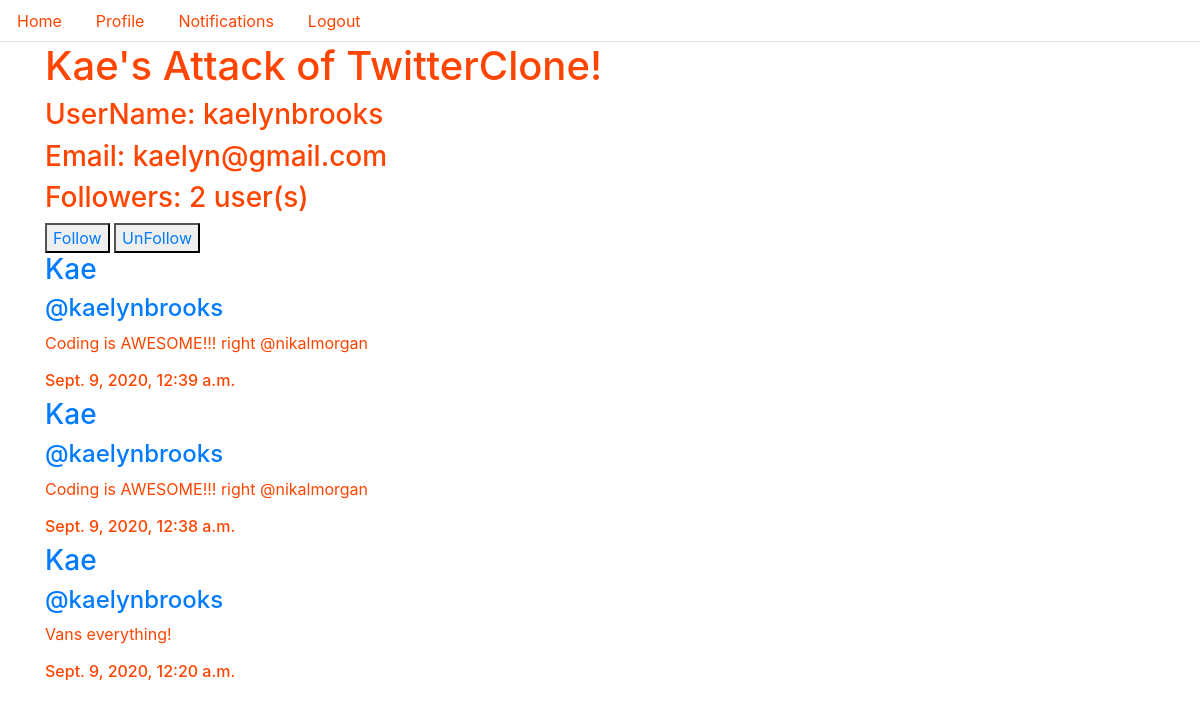
Page /profile/kaelynbrooks/ (signed in) on the committed database.
### twitteruser/models.py (models this page shows, shortened)
class TwitterUser(AbstractUser):
    display_name = models.CharField(max_length=120, blank=True, null=True)
    followers = models.ManyToManyField('self', symmetrical=False, blank=True)
    REQUIRED_FIELDS = ['display_name', 'first_name', 'last_name', 'email']

### tweet/models.py (models this page shows, shortened)
class Tweet(models.Model):
    body = models.CharField(max_length=140)
    madeBy = models.ForeignKey(TwitterUser, on_delete=models.CASCADE)
    date = models.DateTimeField(default=timezone.now)

### twitteruser/views.py (the view)
# urls.py: path('profile/<str:username>/', twitteruserviews.user_detail, name='profile'),
def user_detail(request, username):
    current_user = TwitterUser.objects.filter(username=username).first()
    tweets = Tweet.objects.filter(
        madeBy=current_user).order_by('-date')
    if current_user.is_authenticated:
        followers = request.user.followers.all()
    else:
        followers = []
    return render(request, 'user_detail.html', {"current_user": current_user, "tweets": tweets, "followers": followers})

### templates/user_detail.html (shortened to what this page needs)
<!DOCTYPE html>
<html lang="en">
<head>
    <link rel="stylesheet" href="https://stackpath.bootstrapcdn.com/bootstrap/4.5.1/css/bootstrap.min.css"
>
</head>
<body>
    <ul class="nav nav-tabs" style="color: orangered;">
        {% if request.user.is_authenticated %}
        <li class="nav-item">
            <a class="nav-link {{index}}" href="/home/" style="color: orangered;">Home</a>
        </li>
        <li class="nav-item">
            <a class="nav-link" href="/profile/{{request.user.username}}/" style="color: orangered;">Profile</a>
        </li>
        <li class="nav-item">
            <a class="nav-link" href="/notification/" style="color: orangered;">Notifications</a>
        </li>
        <li class="nav-item">
            <a class="nav-link " href="/logout/" style="color: orangered;">Logout</a>
        </li>
        {% endif %}
    </ul>
    <div class="container" style="color: orangered;">
        <h1>  {{ current_user.display_name }}'s Attack of TwitterClone!</h1>
        <h3>UserName: {{ current_user.username }}</h3>
        <h3>Email: {{ current_user.email }}</h3>
        <h3>Followers: {{ current_user.followers.count }} user(s)</h3>
        {% if request.user.is_authenticated and request.user != current_user%}
        <button><a href="/follow/{{ current_user.username }}/">Follow</a></button>
        <button><a href="/unfollow/{{ current_user.username }}/">UnFollow</a></button>
        {% endif %}
        <div>
            {% for tweet in tweets%}
            <div>
                <h3><a href="/{{ tweet.madeBy.username}}">{{ tweet.madeBy.display_name}}</a></h3>
                <h4><a href="/{{ tweet.madeBy.username}}">@{{ tweet.madeBy.username}}</a></h4>
                <p>{{ tweet.body}}</p>
                <h6>{{ tweet.date}}</h6>
            </div>
            {% endfor %}
        </div>
    </div>
</body>
</html>

### rows in the picture
TwitterUser: display_name "Kae", username "kaelynbrooks", email "kaelyn@gmail.com", followers.count "2"
Tweet: madeBy.display_name "Kae", madeBy.username "kaelynbrooks", body "Coding is AWESOME!!! right @nikalmorgan", date "Sept. 9, 2020, 12:39 a.m."
Tweet: madeBy.display_name "Kae", madeBy.username "kaelynbrooks", body "Coding is AWESOME!!! right @nikalmorgan", date "Sept. 9, 2020, 12:38 a.m."
Tweet: madeBy.display_name "Kae", madeBy.username "kaelynbrooks", body "Vans everything!", date "Sept. 9, 2020, 12:20 a.m."
